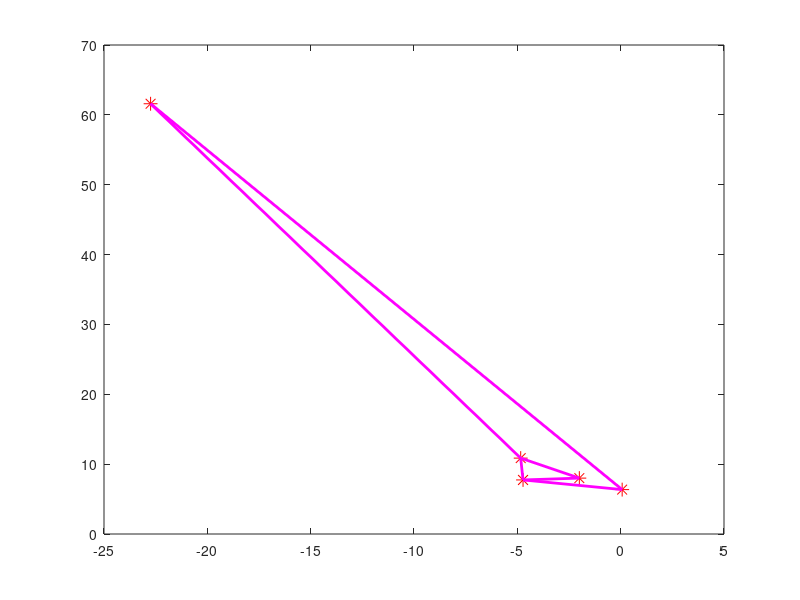

MATLAB code for this plot:
p1=[-2,8];
a1=[-4.724045618509668,7.739714239541714];
b1=[-4.837515403760070,10.862990065686912];
a0=[0.072253434046299,6.355493076991842];
b0=[-22.746103404754226,61.591109497526310];
plot(p1(1),p1(2),'r*', 'MarkerSize', 10);
hold on
plot(a1(1),a1(2),'r*', 'MarkerSize', 10);
hold on
plot(b1(1),b1(2),'r*', 'MarkerSize', 10);
hold on
plot(a0(1),a0(2),'r*', 'MarkerSize', 10);
hold on
plot(b0(1),b0(2),'r*', 'MarkerSize', 10);
hold on
A0A1x=[a0(1),a1(1)];
A0A1y=[a0(2),a1(2)];
plot(A0A1x,A0A1y,'m','Linewidth',2);
hold on
P1A1x=[p1(1),a1(1)];
P1A1y=[p1(2),a1(2)];
plot(P1A1x,P1A1y,'m','Linewidth',2);
hold on
B1A1x=[b1(1),a1(1)];
B1A1y=[b1(2),a1(2)];
plot(B1A1x,B1A1y,'m','Linewidth',2);
hold on
B1P1x=[b1(1),p1(1)];
B1P1y=[b1(2),p1(2)];
plot(B1P1x,B1P1y,'m','Linewidth',2);
hold on
B1B0x=[b1(1),b0(1)];
B1B0y=[b1(2),b0(2)];
plot(B1B0x,B1B0y,'m','Linewidth',2);
hold on
A0B0x=[a0(1),b0(1)];
A0B0y=[a0(2),b0(2)];
plot(A0B0x,A0B0y,'m','Linewidth',2);
hold on